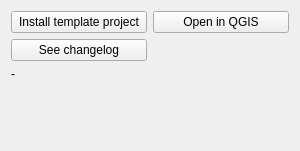
<?xml version="1.0" encoding="UTF-8"?>
<ui version="4.0">
 <class>Form</class>
 <widget class="QWidget" name="Form">
  <property name="geometry">
   <rect>
    <x>0</x>
    <y>0</y>
    <width>300</width>
    <height>151</height>
   </rect>
  </property>
  <property name="windowTitle">
   <string>Form</string>
  </property>
  <layout class="QGridLayout" name="gridLayout">
   <item row="0" column="0">
    <widget class="QPushButton" name="project_install_pushButton">
     <property name="text">
      <string>Install template project</string>
     </property>
    </widget>
   </item>
   <item row="0" column="1">
    <widget class="QPushButton" name="project_openInQgis_pushButton">
     <property name="text">
      <string>Open in QGIS</string>
     </property>
    </widget>
   </item>
   <item row="1" column="0">
    <widget class="QPushButton" name="project_seeChangelog_pushButton">
     <property name="text">
      <string>See changelog</string>
     </property>
    </widget>
   </item>
   <item row="2" column="0" colspan="2">
    <widget class="QLabel" name="project_info_label">
     <property name="text">
      <string>-</string>
     </property>
     <property name="wordWrap">
      <bool>true</bool>
     </property>
     <property name="openExternalLinks">
      <bool>true</bool>
     </property>
     <property name="textInteractionFlags">
      <set>Qt::LinksAccessibleByMouse|Qt::TextSelectableByKeyboard|Qt::TextSelectableByMouse</set>
     </property>
    </widget>
   </item>
   <item row="3" column="0">
    <spacer name="verticalSpacer">
     <property name="orientation">
      <enum>Qt::Vertical</enum>
     </property>
     <property name="sizeHint" stdset="0">
      <size>
       <width>20</width>
       <height>40</height>
      </size>
     </property>
    </spacer>
   </item>
  </layout>
 </widget>
 <resources/>
 <connections/>
</ui>
